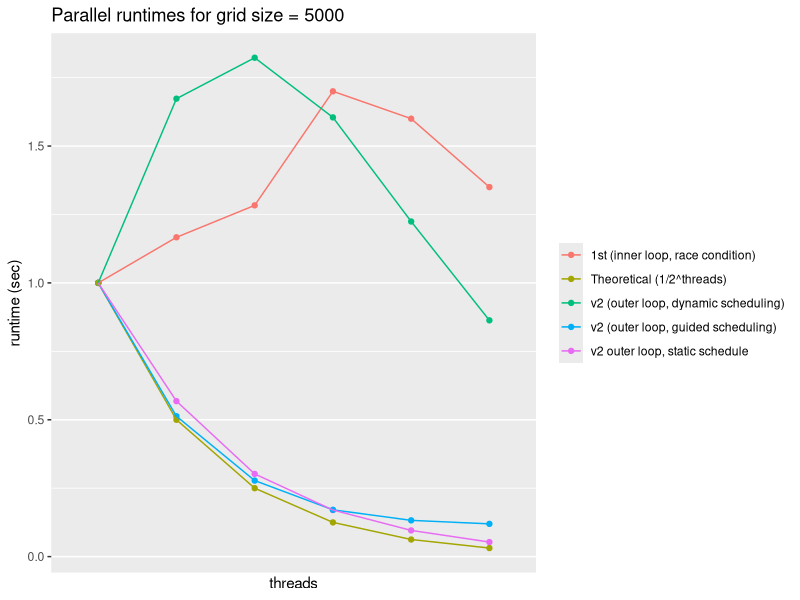
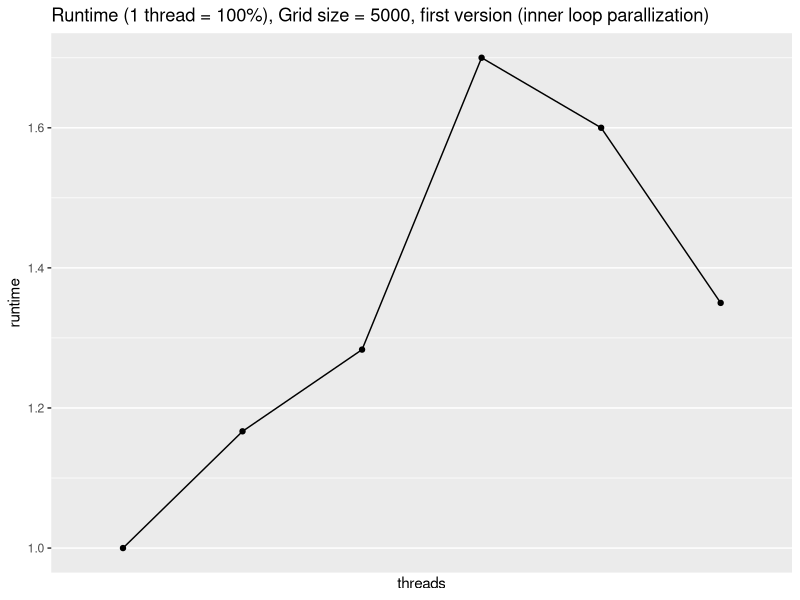
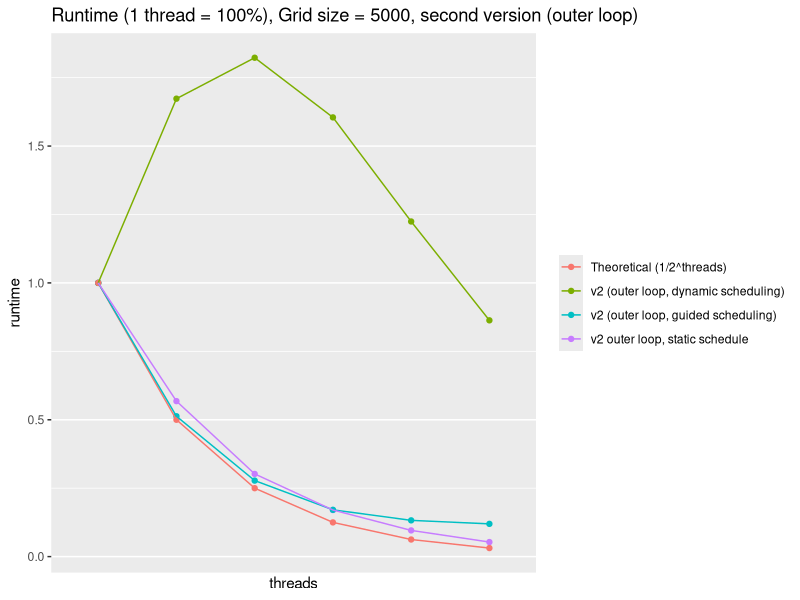
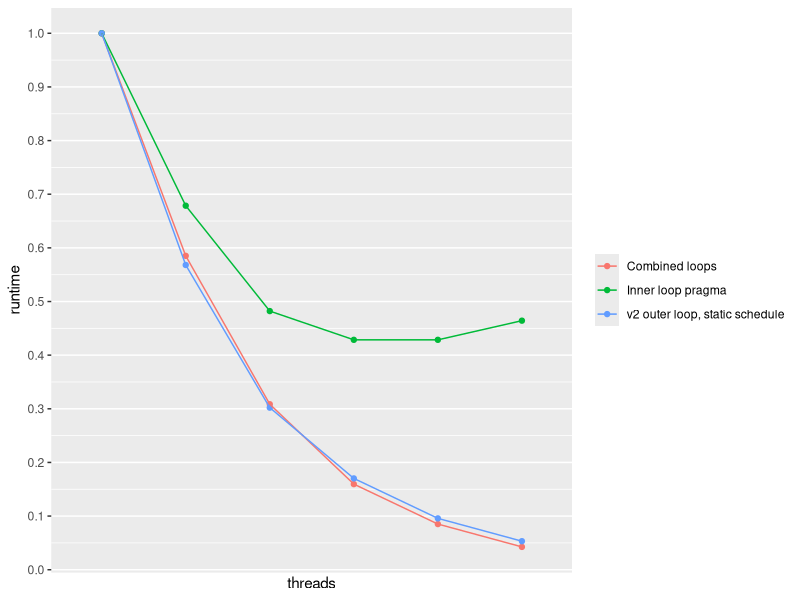
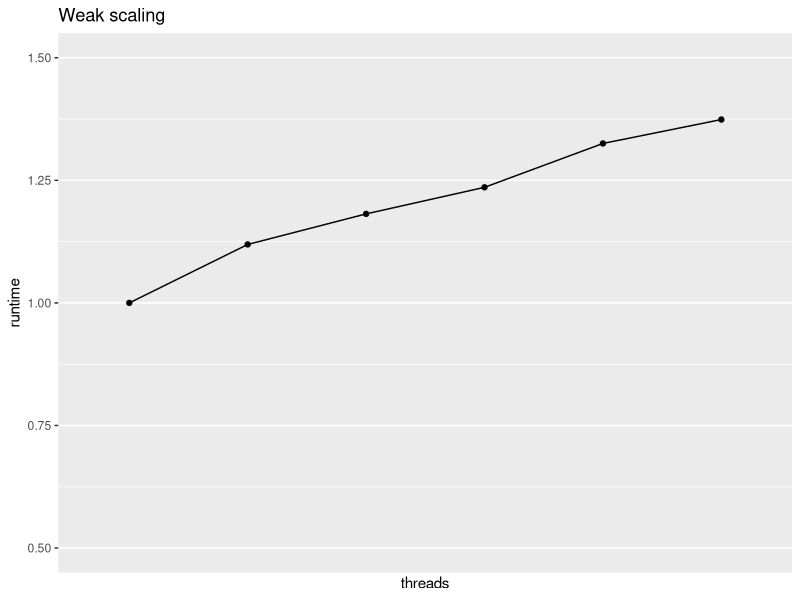

The R source for these figures, in order:
library(ggplot2)

# First parallel version
#t = c(109, 73, 77, 103, 96, 81)
t = c(60, 70, 77, 102, 96, 81)
t = t/60
c = c(1, 2, 4, 8, 16, 32)
nobs = length(t)
v = replicate(nobs, "1st (inner loop, race condition)")
g = replicate(nobs, 5000)
s = replicate(nobs, "default")
i = replicate(nobs, 1)
x = seq(1, nobs)
df1 = data.frame(
  v, c, t, g, s, i, x
)

#Second parallel (outer loop), n = 5000 Note: ran these again to have comparable timings for the same day...
# old: t = c(54, 33, 17, 9, 5, 2)
t = c(47, 26.7, 14.2, 8, 4.5, 2.5 )
t = t/47
c = c(1, 2, 4, 8, 16, 32)
nobs = length(t)
v = replicate(nobs, "v2 outer loop, static schedule") ## "Outer loop pragma") #"v2 (outer loop, static schedule)")
g = replicate(nobs, 5000)
s = replicate(nobs, "default")
i = replicate(nobs, 2)
x = seq(1, nobs)
df2 = data.frame(
  v, c, t, g, s, i, x
)

#Second parallel (outer loop), n = 8000
t = c(142, 94, 44, 23, 12, 6) 
t = t/142
c = c(1, 2, 4, 8, 16, 32)
nobs = length(t)
v = replicate(nobs, "Second parallel (preceding loop)")
g = replicate(nobs, 8000)
s = replicate(nobs, "default")
i = replicate(nobs, 3)
x = seq(1, nobs)
df3 = data.frame(
  v, c, t, g, s, i, x
)

#Second parallel (outer loop), n = 100
t = c(0.007, 0.08)
c = c(1, 32)
nobs = length(t)
v = replicate(nobs, "Second parallel (preceding loop)")
g = replicate(nobs, 100)
s = replicate(nobs, "default")
i = replicate(nobs, 4)
x = seq(1, nobs)
df4 = data.frame(
  v, c, t, g, s, i, x
)

#Second parallel (outer loop), n = 5000, dynamic scheduling
t = c(46.8, 78.3, 85.3, 75.1, 57.3, 40.4)
t = t/46.8
c = c(1, 2, 4, 8, 16, 32)
nobs = length(t)
v = replicate(nobs, "v2 (outer loop, dynamic scheduling)")
g = replicate(nobs, 5000)
s = replicate(nobs, "dynamic")
i = replicate(nobs, 5)
x = seq(1, nobs)
df5 = data.frame(
  v, c, t, g, s, i, x
)

#Second parallel (outer loop), n = 5000, guided scheduling
t = c(46.8, 24, 13, 8, 6.2, 5.6)
t = t/46.8
c = c(1, 2, 4, 8, 16, 32)
nobs = length(t)
v = replicate(nobs, "v2 (outer loop, guided scheduling)")
g = replicate(nobs, 5000)
s = replicate(nobs, "guided")
i = replicate(nobs, 6)
x = seq(1, nobs)
df6 = data.frame(
  v, c, t, g, s, i, x
)

#Th. runtime....
t = c(1, 1/2, 1/2^2, 1/2^3, 1/2^4, 1/2^5)
c = c(1, 2, 4, 8, 16, 32)
nobs = length(t)
v = replicate(nobs, "Theoretical (1/2^threads)")
g = replicate(nobs, 5000)
s = replicate(nobs, "guided")
i = replicate(nobs, 7)
x = seq(1, nobs)
df7 = data.frame(
  v, c, t, g, s, i, x
)

df = rbind(df1, df2, df3, df4, df5, df6, df7)
names(df) = c("version", "threads", "runtime", "grid", "tscheduling", "id", "x")

p = ggplot(df[df$grid==5000, ],
           aes(x=x, runtime, color=factor(version))) + 
             geom_point() + geom_line()  +
              scale_x_discrete(labels=c(1, 2, 4, 8, 16, 32)) +  
                labs(x="threads", y="runtime (sec)") + theme(legend.title=element_blank()) +
                  ggtitle("Parallel runtimes for grid size = 5000") +
  scale_y_continuous(breaks = round(seq(min(df$runtime), max(df$runtime), by = .5),1))
 
p
setwd("/Users/erik/Dropbox/Akademisk/DN2258 PDC/Project/latex")
#ggsave("plot1.pdf")

#Last: combined 2 loops, parallel chunck
t = c(94, 55, 29, 15, 8, 4)
t = t/94
c = c(1, 2, 4, 8, 16, 32)
nobs = length(t)
v = replicate(nobs, "Combined loops")
g = replicate(nobs, 5120)
s = replicate(nobs, "static")
i = replicate(nobs, 6)
x = seq(1, nobs)
dfLast = data.frame(
  v, c, t, g, s, i, x
)

#Last: inner...
t = c(56, 38, 27,24 , 24, 26)
t = t/56
c = c(1, 2, 4, 8, 16, 32)
nobs = length(t)
v = replicate(nobs, "Inner loop pragma")
g = replicate(nobs, 5120)
s = replicate(nobs, "static")
i = replicate(nobs, 6)
x = seq(1, nobs)
dfLast2 = data.frame(
  v, c, t, g, s, i, x
)

dfLast = rbind(dfLast, dfLast2, df2)
names(dfLast) = c("version", "threads", "runtime", "grid", "tscheduling", "id", "x")


####
p01 = ggplot(df[df$i==1 , ],
           aes(x=x, runtime) )+ 
  geom_point() + geom_line()  +
  scale_x_discrete(labels=c(1, 2, 4, 8, 16, 32)) +  
  labs(x="threads", y="runtime") + theme(legend.title=element_blank()) +
  ggtitle("Runtime (1 thread = 100%), Grid size = 5000, first version (inner loop parallization)") +
  scale_y_continuous(breaks = round(seq(min(df$runtime), max(df$runtime), by = .2),1))

p01

p02 = ggplot(df[df$grid==5000 & df$i!=1, ],
           aes(x=x, runtime, color=factor(version))) + 
  geom_point() + geom_line()  +
  scale_x_discrete(labels=c(1, 2, 4, 8, 16, 32)) +  
  labs(x="threads", y="runtime") + theme(legend.title=element_blank()) +
  ggtitle("Runtime (1 thread = 100%), Grid size = 5000, second version (outer loop)") +
  scale_y_continuous(breaks = round(seq(min(df$runtime), max(df$runtime), by = .5),1))

p02

p03 = ggplot(dfLast,
            aes(x=x, runtime, color=factor(version))) + 
  geom_point() + geom_line()  +
  scale_x_discrete(labels=c(1, 2, 4, 8, 16, 32)) +  
  labs(x="threads", y="runtime") + theme(legend.title=element_blank()) +
   
  scale_y_continuous(breaks = round(seq(min(df$runtime), max(df$runtime), by = .1),1))

p03

#Last: inner...
t = c(3.69, 4.13, 4.36,4.56 , 4.89, 5.07)
t = t/3.69
c = c(1, 2, 4, 8, 16, 32)
nobs = length(t)
v = replicate(nobs, "Inner loop pragma")
g = replicate(nobs, 5120)
s = replicate(nobs, "static")
i = replicate(nobs, 6)
x = seq(1, nobs)
dfLast3 = data.frame(
  v, c, t, g, s, i, x
)
names(dfLast3) = c("version", "threads", "runtime", "grid", "tscheduling", "id", "x")
p04 = ggplot(dfLast3,
             aes(x=x, runtime)) + 
  geom_point() + geom_line()  +
  scale_x_discrete(labels=c(1, 2, 4, 8, 16, 32)) +  
  labs(x="threads", y="runtime") + theme(legend.title=element_blank()) +
  ggtitle("Weak scaling") +
  scale_y_continuous(breaks = round(seq(0.5, 1.5, by = .1),1)) + ylim(0.5, 1.5)

p04




